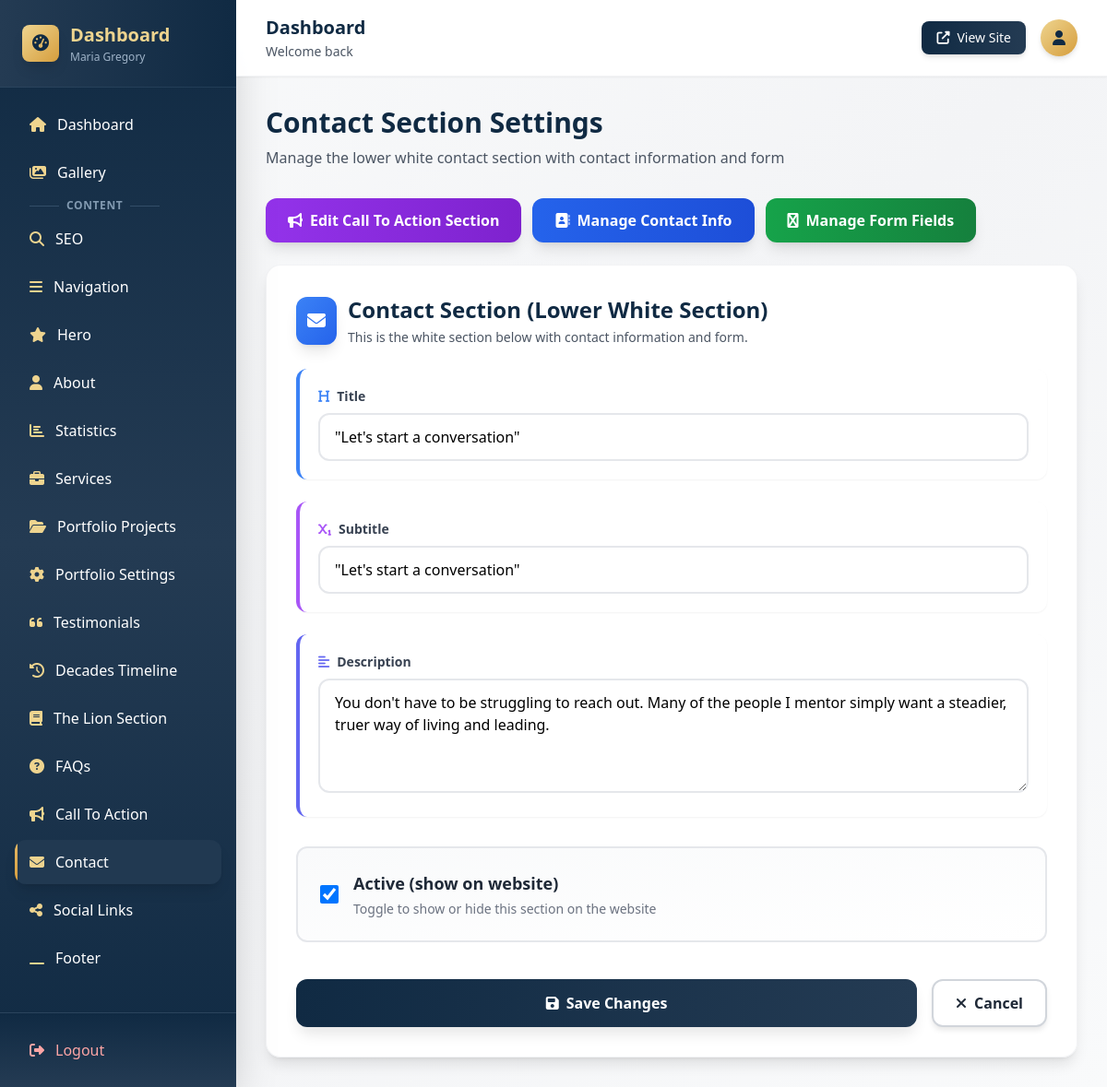
/dashboard/contact/ (signed in), run on the app's committed database.
### myApp/models.py (models this page shows, shortened)
class Contact(models.Model):
    cta_title = models.CharField(max_length=200, blank=True)
    cta_subtitle = models.CharField(max_length=300, blank=True)  # Subtitle inside the box
    cta_description = models.TextField(blank=True)
    cta_quote = models.TextField(blank=True)  # Quote below the box
    cta_button1_text = models.CharField(max_length=100, blank=True)
    cta_button1_url = models.CharField(max_length=200, blank=True)
    cta_button2_text = models.CharField(max_length=100, blank=True)
    cta_button2_url = models.CharField(max_length=200, blank=True)
    cta_button3_text = models.CharField(max_length=100, blank=True)
    cta_button3_url = models.CharField(max_length=200, blank=True)
    title = models.CharField(max_length=200)
    subtitle = models.CharField(max_length=300, blank=True)
    description = models.TextField(blank=True)
    content = JSONField(default=dict, blank=True)
    is_active = models.BooleanField(default=True)
    updated_at = models.DateTimeField(auto_now=True)
    class Meta:
        verbose_name_plural = "Contact Sections"

### myApp/dashboard_views.py (the view, shortened to what this page needs)
# urls.py: path('contact/', dashboard_views.contact_edit, name='contact_edit'),
@login_required
def contact_edit(request):
    contact, created = Contact.objects.get_or_create(pk=1)
    context = {'contact': contact}
    return render(request, 'dashboard/contact_edit.html', context)

### myApp/templates/dashboard/contact_edit.html (shortened to what this page needs)
{% extends "dashboard/base.html" %}
{% block content %}
<div class="mb-8">
    <h1 class="text-3xl font-bold text-navy-900 mb-2">Contact Section Settings</h1>
    <p class="text-gray-600">Manage the lower white contact section with contact information and form</p>
</div>
<div class="mb-6 flex flex-wrap gap-3">
    <a href="{% url 'dashboard:cta_edit' %}" class="bg-gradient-to-r from-purple-600 to-purple-700 hover:from-purple-700 hover:to-purple-800 text-white px-6 py-3 rounded-xl font-semibold transition-all duration-200 shadow-lg hover:shadow-xl transform hover:-translate-y-0.5 flex items-center gap-2">
        <i class="fas fa-bullhorn"></i>Edit Call To Action Section
    </a>
    <a href="{% url 'dashboard:contact_info_list' %}" class="bg-gradient-to-r from-blue-600 to-blue-700 hover:from-blue-700 hover:to-blue-800 text-white px-6 py-3 rounded-xl font-semibold transition-all duration-200 shadow-lg hover:shadow-xl transform hover:-translate-y-0.5 flex items-center gap-2">
        <i class="fas fa-address-book"></i>Manage Contact Info
    </a>
    <a href="{% url 'dashboard:contact_form_fields_list' %}" class="bg-gradient-to-r from-green-600 to-green-700 hover:from-green-700 hover:to-green-800 text-white px-6 py-3 rounded-xl font-semibold transition-all duration-200 shadow-lg hover:shadow-xl transform hover:-translate-y-0.5 flex items-center gap-2">
        <i class="fas fa-wpforms"></i>Manage Form Fields
    </a>
</div>
<form method="post" class="glass-effect rounded-2xl shadow-lg border border-gray-200/50 p-8">
    <div class="mb-8">
        <div class="flex items-center gap-3 mb-6">
            <div class="bg-gradient-to-br from-blue-500 to-blue-600 p-3 rounded-xl shadow-lg">
                <i class="fas fa-envelope text-white text-xl"></i>
            </div>
            <div>
                <h2 class="text-2xl font-bold text-navy-900">Contact Section (Lower White Section)</h2>
                <p class="text-sm text-gray-600 mt-1">This is the white section below with contact information and form.</p>
            </div>
        </div>
        <div class="space-y-6">
            <div class="bg-white rounded-xl p-5 border-l-4 border-blue-500 shadow-sm">
                <label class="block text-gray-700 font-semibold mb-2 text-sm flex items-center gap-2">
                    <i class="fas fa-heading text-blue-500"></i>Title
                </label>
                <input type="text" name="title" value="{{ contact.title|default:'' }}" class="w-full px-4 py-3 border-2 border-gray-200 rounded-xl focus:ring-2 focus:ring-navy-500 focus:border-navy-500 transition-all duration-200 bg-white/80 hover:bg-white" required>
            </div>
            <div class="bg-white rounded-xl p-5 border-l-4 border-purple-500 shadow-sm">
                <label class="block text-gray-700 font-semibold mb-2 text-sm flex items-center gap-2">
                    <i class="fas fa-subscript text-purple-500"></i>Subtitle
                </label>
                <input type="text" name="subtitle" value="{{ contact.subtitle|default:'' }}" class="w-full px-4 py-3 border-2 border-gray-200 rounded-xl focus:ring-2 focus:ring-navy-500 focus:border-navy-500 transition-all duration-200 bg-white/80 hover:bg-white">
            </div>
            <div class="bg-white rounded-xl p-5 border-l-4 border-indigo-500 shadow-sm">
                <label class="block text-gray-700 font-semibold mb-2 text-sm flex items-center gap-2">
                    <i class="fas fa-align-left text-indigo-500"></i>Description
                </label>
                <textarea name="description" rows="4" class="w-full px-4 py-3 border-2 border-gray-200 rounded-xl focus:ring-2 focus:ring-navy-500 focus:border-navy-500 transition-all duration-200 bg-white/80 hover:bg-white resize-y">{{ contact.description|default:'' }}</textarea>
            </div>
        </div>
    </div>
    <div class="bg-gradient-to-br from-gray-50 to-white rounded-xl p-6 border-2 border-gray-200 mb-6">
        <label class="flex items-center cursor-pointer group">
            <input type="checkbox" name="is_active" {% if contact.is_active %}checked{% endif %} class="w-5 h-5 text-navy-600 border-gray-300 rounded focus:ring-navy-500 cursor-pointer">
            <div class="ml-4">
                <span class="text-gray-800 font-semibold text-lg group-hover:text-navy-900 transition-colors">Active (show on website)</span>
                <p class="text-sm text-gray-500 mt-1">Toggle to show or hide this section on the website</p>
            </div>
        </label>
    </div>
    <div class="flex gap-4 pt-4">
        <button type="submit" class="btn-primary flex-1">
            <i class="fas fa-save"></i>Save Changes
        </button>
        <a href="{% url 'dashboard:index' %}" class="btn-outline">
            <i class="fas fa-times"></i>Cancel
        </a>
    </div>
</form>
{% endblock %}

### myApp/templates/dashboard/base.html (style rules this page uses)
.glass-effect { background: rgba(255, 255, 255, 0.95); backdrop-filter: blur(10px); -webkit-backdrop-filter: blur(10px); }
.btn-primary { background: linear-gradient(to right, #102a43, #243b53); color: white; padding: 0.75rem 1.5rem; border-radius: 0.75rem; font-weight: 600; transition: all 0.2s ease; box-shadow: 0 10px 15px -3px rgba(0, 0, 0, 0.1); display: inline-flex; align-items: center; justify-content: center; gap: 0.5rem; }
.btn-outline { background: white; color: #1f2937; border: 2px solid #d1d5db; padding: 0.75rem 1.5rem; border-radius: 0.75rem; font-weight: 600; transition: all 0.2s ease; box-shadow: 0 4px 6px -1px rgba(0, 0, 0, 0.1); display: inline-flex; align-items: center; justify-content: center; gap: 0.5rem; }

### data on the page
Contact: title "\"Let's start a conversation\"", subtitle "\"Let's start a conversation\"", description "You don't have to be struggling to reach out. Many of the people I mentor simply want a steadier, truer way of living and leading.", is_active "☑"
